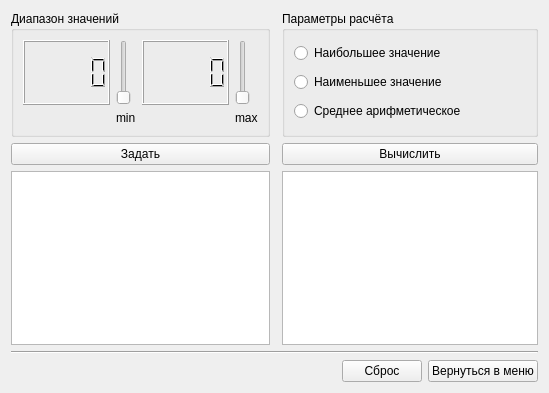
<?xml version="1.0" encoding="UTF-8"?>
<ui version="4.0">
 <class>ArrayMenu</class>
 <widget class="QWidget" name="ArrayMenu">
  <property name="geometry">
   <rect>
    <x>0</x>
    <y>0</y>
    <width>549</width>
    <height>393</height>
   </rect>
  </property>
  <property name="windowTitle">
   <string>Form</string>
  </property>
  <layout class="QGridLayout" name="gridLayout_2">
   <item row="4" column="0" colspan="5">
    <widget class="Line" name="line">
     <property name="orientation">
      <enum>Qt::Horizontal</enum>
     </property>
    </widget>
   </item>
   <item row="5" column="4">
    <widget class="QPushButton" name="backBtn">
     <property name="text">
      <string>Вернуться в меню</string>
     </property>
    </widget>
   </item>
   <item row="0" column="0">
    <widget class="QGroupBox" name="groupBox_2">
     <property name="title">
      <string>Диапазон значений</string>
     </property>
     <layout class="QGridLayout" name="gridLayout">
      <item row="0" column="4">
       <widget class="QSlider" name="maxSlider">
        <property name="orientation">
         <enum>Qt::Vertical</enum>
        </property>
       </widget>
      </item>
      <item row="0" column="3">
       <widget class="QLCDNumber" name="maxLcd"/>
      </item>
      <item row="0" column="1">
       <widget class="QLCDNumber" name="minLcd">
        <property name="sizePolicy">
         <sizepolicy hsizetype="Minimum" vsizetype="Minimum">
          <horstretch>0</horstretch>
          <verstretch>0</verstretch>
         </sizepolicy>
        </property>
        <property name="contextMenuPolicy">
         <enum>Qt::DefaultContextMenu</enum>
        </property>
        <property name="layoutDirection">
         <enum>Qt::LeftToRight</enum>
        </property>
       </widget>
      </item>
      <item row="1" column="4">
       <widget class="QLabel" name="label_2">
        <property name="text">
         <string>max</string>
        </property>
       </widget>
      </item>
      <item row="1" column="2">
       <widget class="QLabel" name="label">
        <property name="text">
         <string>min</string>
        </property>
        <property name="alignment">
         <set>Qt::AlignJustify|Qt::AlignVCenter</set>
        </property>
       </widget>
      </item>
      <item row="0" column="2">
       <widget class="QSlider" name="minSlider">
        <property name="orientation">
         <enum>Qt::Vertical</enum>
        </property>
       </widget>
      </item>
     </layout>
    </widget>
   </item>
   <item row="5" column="3">
    <widget class="QPushButton" name="resetButton">
     <property name="text">
      <string>Сброс</string>
     </property>
    </widget>
   </item>
   <item row="0" column="2" colspan="3">
    <widget class="QGroupBox" name="groupBox">
     <property name="title">
      <string>Параметры расчёта</string>
     </property>
     <layout class="QVBoxLayout" name="verticalLayout">
      <item>
       <widget class="QRadioButton" name="maxRB">
        <property name="text">
         <string>Наибольшее значение</string>
        </property>
       </widget>
      </item>
      <item>
       <widget class="QRadioButton" name="minRB">
        <property name="text">
         <string>Наименьшее значение</string>
        </property>
       </widget>
      </item>
      <item>
       <widget class="QRadioButton" name="averageRB">
        <property name="text">
         <string>Среднее арифметическое</string>
        </property>
       </widget>
      </item>
     </layout>
    </widget>
   </item>
   <item row="3" column="2" colspan="3">
    <widget class="QTextBrowser" name="resultBrowser"/>
   </item>
   <item row="2" column="0">
    <widget class="QPushButton" name="setButton">
     <property name="text">
      <string>Задать</string>
     </property>
    </widget>
   </item>
   <item row="3" column="0">
    <widget class="QTextBrowser" name="startBrowser"/>
   </item>
   <item row="2" column="2" colspan="3">
    <widget class="QPushButton" name="resultButton">
     <property name="text">
      <string>Вычислить</string>
     </property>
    </widget>
   </item>
  </layout>
 </widget>
 <resources/>
 <connections/>
</ui>
